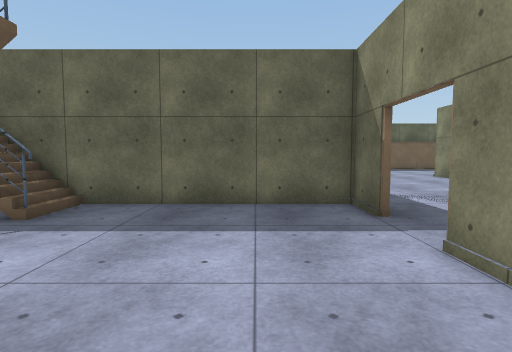
View 1 (above)

23 first-person views from a walk through a Unity game level. The camera is 1.3 m above the floor, tilts 4° down and sees 80° across. Doors are open. The floor is counted in squares, 1 m on a side. Each view is taken from the middle of a square. On the plan, view 1 faces up. The plan holds only what a view shows up to about 14 squares ahead; the rest is blank. The place goes on beyond the plan. The player is left out. Surface patterns are stand-ins for the level's own textures.

View 2
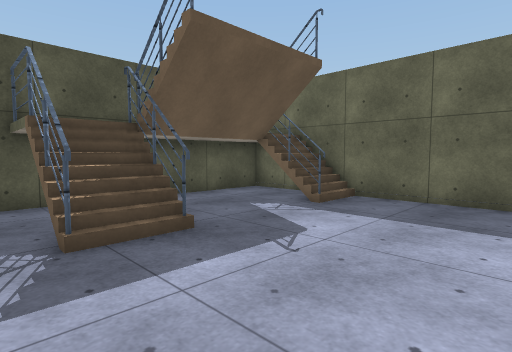

View 3
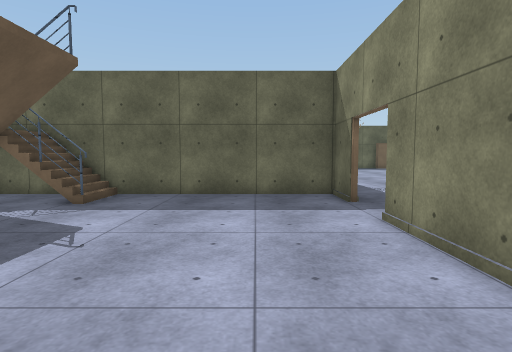

View 4
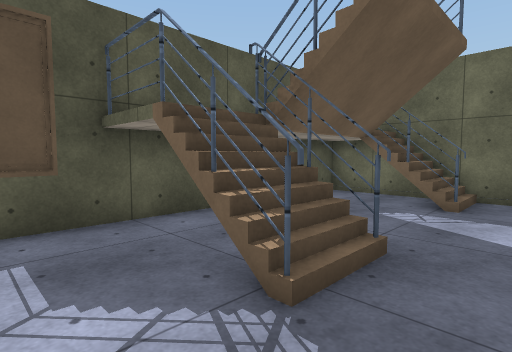

View 5
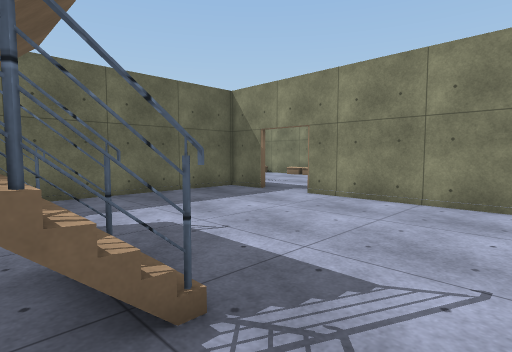

View 6
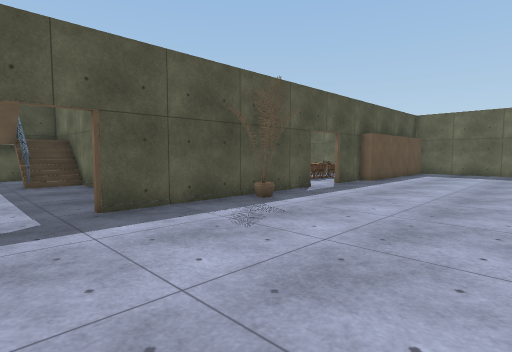

View 7
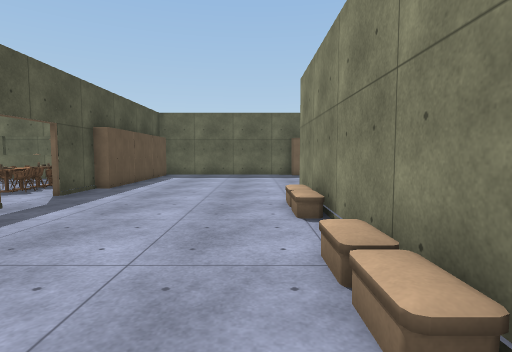

View 8
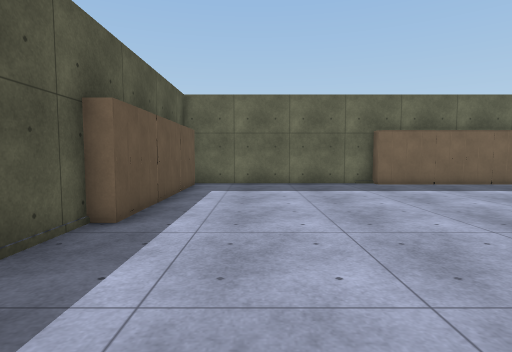

View 9
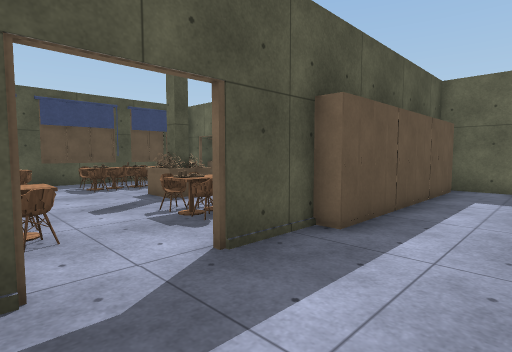

View 10
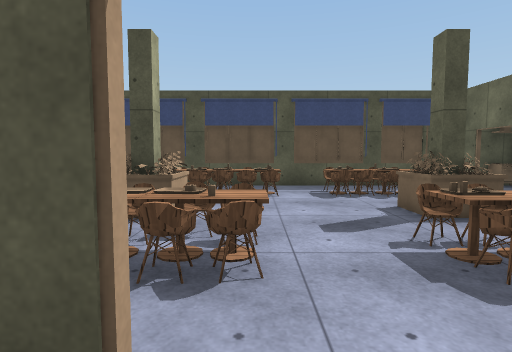

View 11
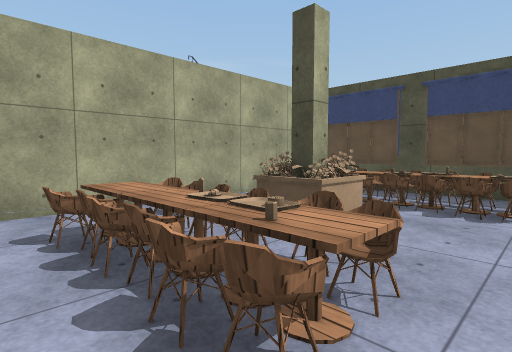

View 12
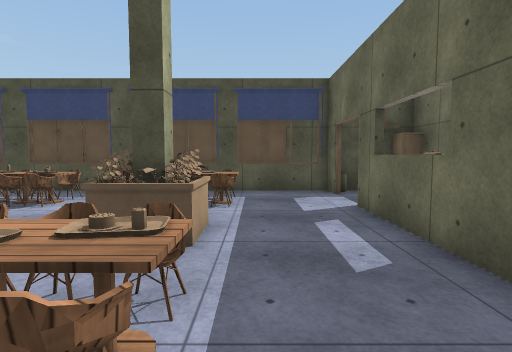

View 13
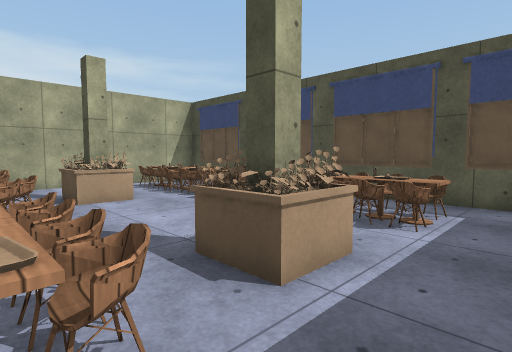

View 14
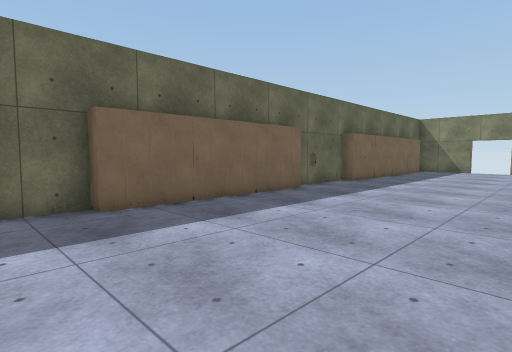

View 15
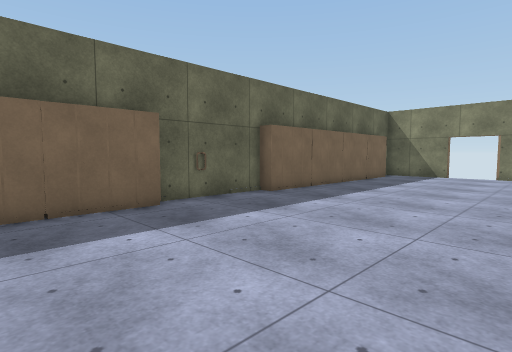

View 16
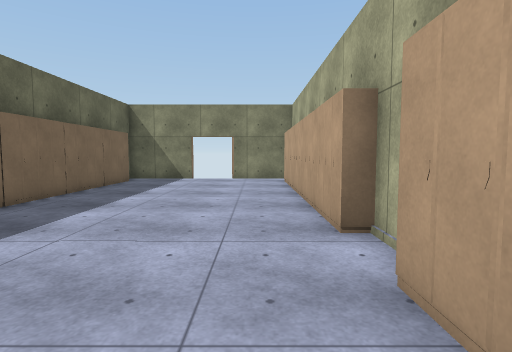

View 17
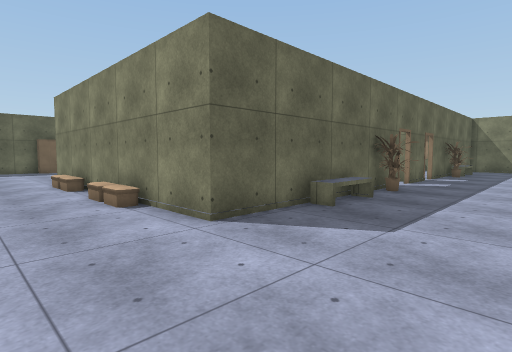

View 18
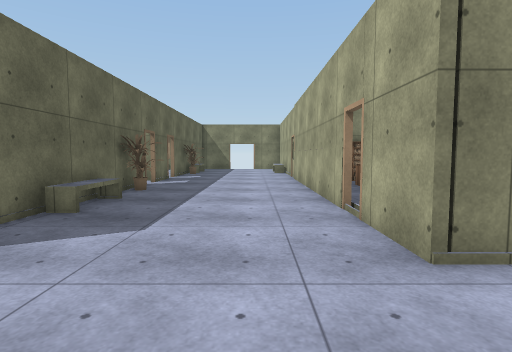

View 19
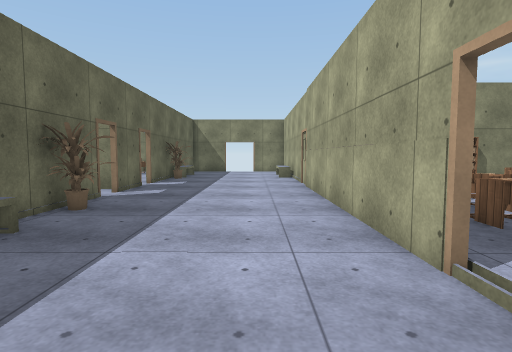

View 20
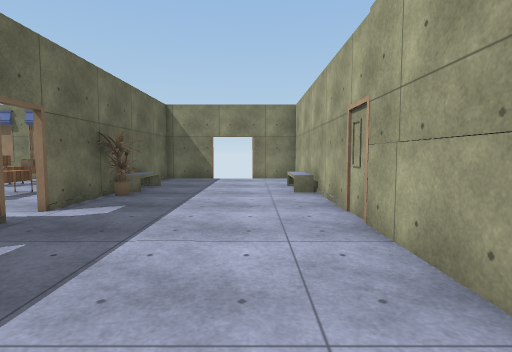

View 21
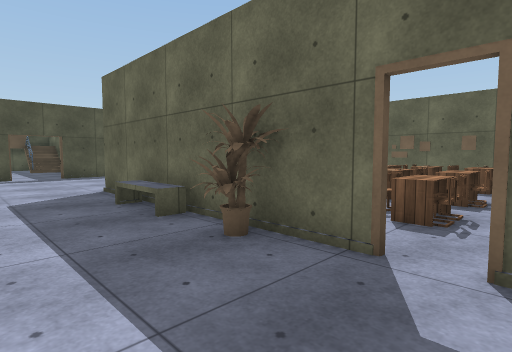

View 22
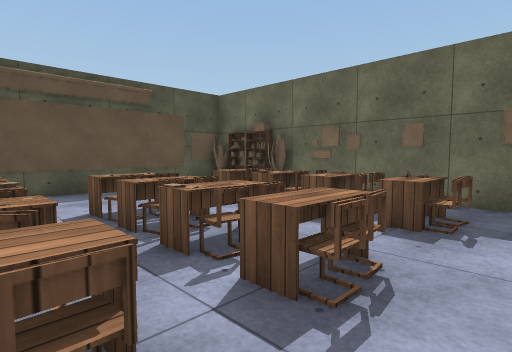

View 23
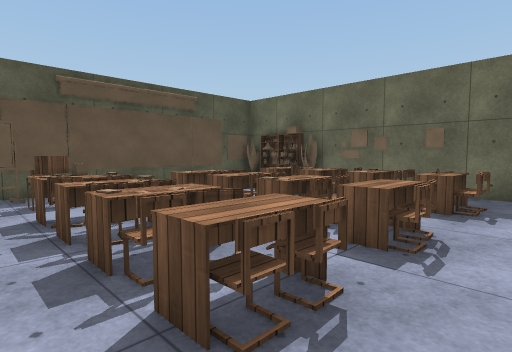

### Floor plan
Points are (right, up) in squares from view 1. A wall is a line through its corners. A room is listed if a view was taken in it or the views show most of it. See-through windows are left out.
Room 1 (views 1, 2, 3, 4, 5)
walls: (-5.4, 5.8) (-6.9, 5.8); (2.6, -1.4) (2.6, 4.1); (2.6, 6.1) (2.6, 8) (-7.5, 8); (-9, 6.5) (-9, -1.6)
ways out: open door at (3, 5) to room 2; opening at (-8, 6) to room 3; opening at (-6.5, 7) to room 3
objects: other object (-7, 0) to (-5, 0); other object (-5, 2); other object (-5, 6)
Room 2 (views 6, 7, 8, 9, 10, 11, 12, 13, 14, 15, 16, 17, 18, 19, 20, 21, 22, 23)
walls: (10.8, 17.5) (10.8, 7.9); (18.6, 17.9) (15.5, 17.9); (2.8, 14.5) (2.8, 6.1); (2.8, 18.8) (2.8, 16.5); (22.1, 18) (23, 18); (20.5, 5.8) (10.6, 5.8) (10.6, 17.4); (11.4, 26.8) (3.1, 26.8); (22.6, 6.5) (22.6, 7); (23.9, 5.8) (21.5, 5.8); (14.1, -1.1) (28.5, -1.1); (-3.2, 12.8) (-2.7, 12.8) (-2.7, 12.2); (10.6, -2.1) (10.6, -1.1) (13.1, -1.1); (-3.2, 19.6) (-2.7, 19.6) (-2.7, 19.1) (-3.3, 19.1); (23.1, 26.8) (19, 26.8); (-4.4, 23.6) (-5.9, 23.6); (-7.9, 8.3) (1.4, 8.3); (32.1, 5.8) (24.9, 5.8); (-7.9, 23.6) (-9, 23.6) (-9, 9.1); (-6.9, 26.7) (-8.4, 26.7); (30.4, -1.1) (32, -1.1); (-9, 26) (-9, 24)
low walls: (13.8, 5.8) (13.8, 5); (13.7, 5) (13.7, 5.8); (16.1, 5.8) (16.1, 5) (16.1, 5.8); (16.1, 5) (13.7, 5); (29.4, 5) (28.5, 5); (30.8, 5) (30.8, 5.8)
ways out: open door at (3, 5) to room 1; open door at (-7, 24); open door at (3, 15.5); open door at (13.5, -1); open door at (21, 6); open door at (24.5, 6)
objects: other object (-8, 14); other object (-8, 25); other object (-8, 26); other object (-7, 10); other object (-7, 11); other object (-7, 12); other object (-7, 13); other object (-7, 14); other object (-7, 15) to (-7, 16); other object (-7, 18); other object (-7, 19); other object (-7, 20); other object (-6, 10); other object (-6, 11); other object (-6, 12) to (-5, 12); other object (-6, 13); other object (-6, 14); other object (-6, 15) to (-6, 16); other object (-6, 18); other object (-6, 19); other object (-6, 20); other object (-5, 13); other object (-5, 19); other object (-3, 20); other object (-1, 11); other object (-1, 12); other object (-1, 13); other object (-1, 14); other object (-1, 15); other object (-1, 18); other object (-1, 19); other object (-1, 20); other object (0, 11) to (0, 12); other object (0, 13); other object (0, 14) to (0, 15); other object (0, 18); other object (0, 19) to (0, 20); other object (1, 11); other object (1, 12); other object (1, 13); other object (1, 14); other object (1, 15); other object (1, 18); other object (1, 19); other object (1, 20); other object (3, 20); other object (3, 22) to (3, 23); other object (3, 25); other object (4, 11); other object (5, 11); other object (11, 18); other object (12, 7) to (12, 8); other object (12, 26) to (14, 27); other object (13, 8) to (13, 9); other object (13, 18); other object (15, 8) to (15, 10); other object (15, 11) to (15, 13); other object (15, 15) to (15, 16); other object (15, 17); other object (15, 26) to (16, 27); other object (16, 8); other object (16, 9); other object (16, 15); other object (16, 16); other object (16, 17); other object (17, 8); other object (17, 10); other object (17, 11); other object (17, 12); other object (17, 13); other object (17, 26) to (18, 27); other object (18, 5); other object (18, 8) to (18, 10); other object (18, 11) to (18, 13); other object (18, 15); other object (18, 16); other object (19, 8); other object (19, 12); other object (19, 15); other object (19, 16); other object (19, 18); other object (20, 9) to (20, 10); other object (20, 11) to (20, 13); other object (20, 15) to (20, 16); other object (20, 18); other object (21, 9); other object (21, 11); other object (21, 12); other object (21, 16); other object (21, 18); other object (23, 26) to (25, 26); other object (26, 26) to (28, 27); other object (28, 5); other object (29, 26) to (30, 27); other object (31, 26) to (32, 27); other object (32, 18)
Room 3 (no view inside)
walls: (-7.5, 8) (-9, 8) (-9, 6.5)
ways out: opening at (-8, 6) to room 1; opening at (-6.5, 7) to room 1

Positions as (right, up) in squares from view 1, and headings:
1: (0, 0), facing up
2: (0, -1), facing up-left
3: (0, -2), facing up
4: (-3, -2), facing up-left
5: (-6, -2), facing up-right
6: (10, 4), facing up-left
7: (9, 7), facing up
8: (6, 13), facing up
9: (6, 14), facing up-left
10: (4, 15), facing left
11: (2, 16), facing down-left
12: (2, 21), facing left
13: (0, 22), facing down-left
14: (9, 19), facing up-right
15: (15, 19), facing up-right
16: (18, 20), facing right
17: (7, 1), facing up-right
18: (7, 1), facing right
19: (11, 1), facing right
20: (18, 1), facing right
21: (22, 2), facing up-left
22: (22, 9), facing up-left
23: (22, 7), facing up-left
